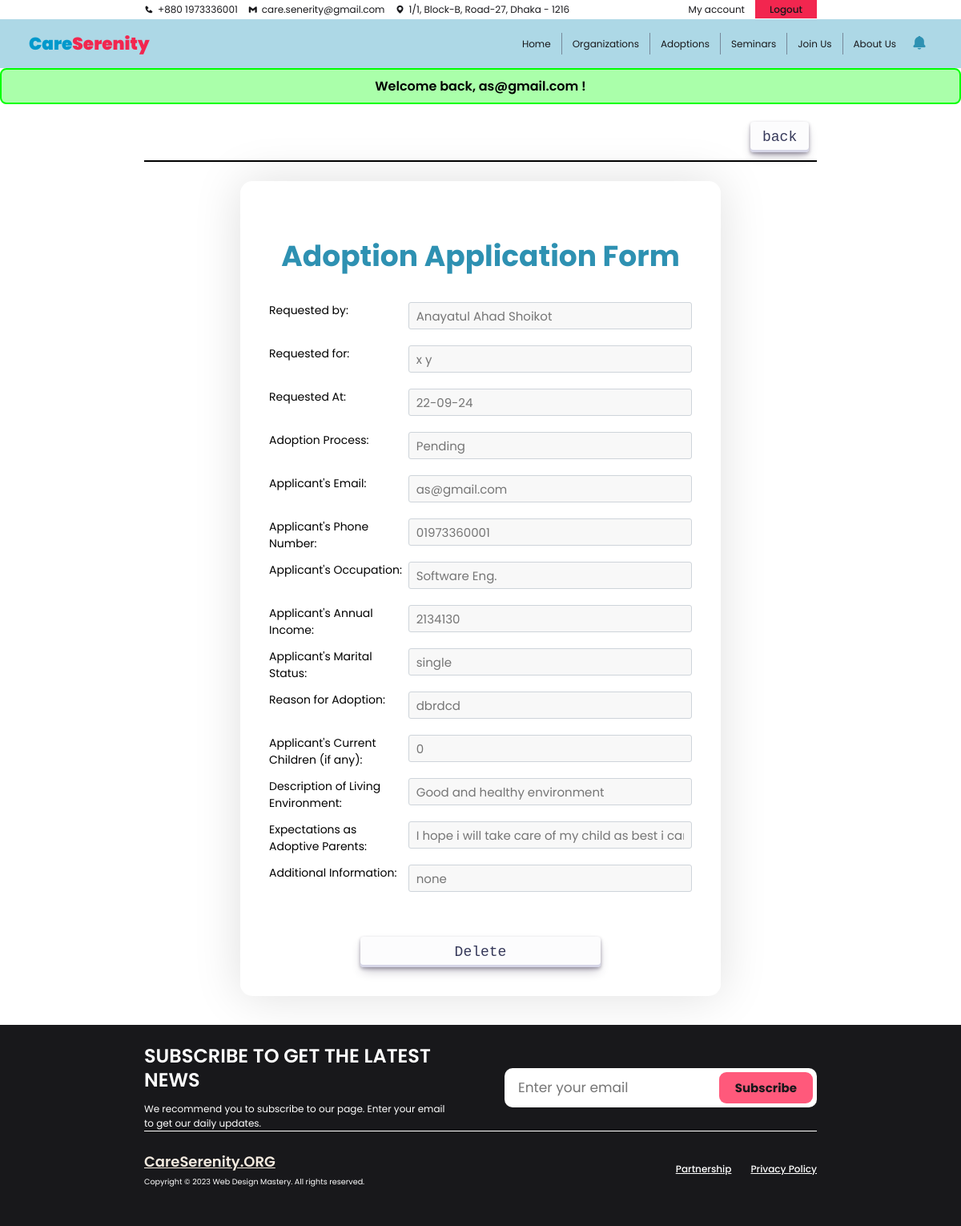
The app's page /U_adoption_request_details.php?adoption_id=7 (signed in) with its own data.
### tables this page shows
CREATE TABLE `user_list` (
  `user_id` int NOT NULL,
  `user_name` varchar(255) DEFAULT NULL,
  `acc_id` int NOT NULL,
  `user_birth` varchar(255) DEFAULT NULL,
  `user_contact` varchar(255) DEFAULT NULL,
  `user_gender` varchar(255) DEFAULT NULL,
  `user_NID` varchar(255) DEFAULT NULL,
  `user_address` varchar(255) DEFAULT NULL,
  `user_website` varchar(255) DEFAULT NULL,
  `user_job` varchar(255) DEFAULT NULL,
  `user_location` varchar(255) DEFAULT NULL,
  `user_image` varchar(255) DEFAULT NULL,
  `child_adopted` int NOT NULL
);

CREATE TABLE `orphan_list` (
  `orphan_id` int NOT NULL,
  `org_id` int DEFAULT NULL,
  `guardian_id` int DEFAULT NULL,
  `first_name` varchar(255) DEFAULT NULL,
  `last_name` varchar(255) DEFAULT NULL,
  `age` int DEFAULT NULL,
  `gender` varchar(255) DEFAULT NULL,
  `religion` varchar(255) DEFAULT NULL,
  `date_of_birth` varchar(255) DEFAULT NULL,
  `since` varchar(255) DEFAULT NULL,
  `family_status` varchar(255) DEFAULT NULL,
  `physical_condition` varchar(255) DEFAULT NULL,
  `education_level` varchar(255) DEFAULT NULL,
  `medical_history` varchar(255) DEFAULT NULL,
  `hobby` varchar(255) DEFAULT NULL,
  `favorite_food` varchar(255) DEFAULT NULL,
  `favorite_game` varchar(255) DEFAULT NULL,
  `skills` text,
  `dreams` text,
  `problems` text,
  `other_comments` text,
  `orphan_image` varchar(255) DEFAULT NULL,
  `adoption_status` int NOT NULL DEFAULT '0' COMMENT '0 = unadopted, 1 = adopted',
  `removed_status` int NOT NULL DEFAULT '0' COMMENT '1 = removed'
);

CREATE TABLE `adoptions` (
  `adoption_id` int NOT NULL,
  `orphan_id` int NOT NULL,
  `acc_id` int NOT NULL,
  `request_date` varchar(50) DEFAULT NULL,
  `status` int DEFAULT '0' COMMENT '0 = pending, 1 = approved, 2 = rejected',
  `issued_date` varchar(50) DEFAULT NULL,
  `email` varchar(255) DEFAULT NULL,
  `phone` varchar(255) DEFAULT NULL,
  `occupation` varchar(255) DEFAULT NULL,
  `income` float DEFAULT NULL,
  `maritalStatus` varchar(255) DEFAULT NULL,
  `reason` varchar(255) DEFAULT NULL,
  `children` int DEFAULT NULL,
  `livingEnvironment` varchar(255) DEFAULT NULL,
  `expectations` varchar(255) DEFAULT NULL,
  `additionalInfo` varchar(255) DEFAULT NULL,
  `user_delete` int NOT NULL DEFAULT '0' COMMENT ' 1 = user delete',
  `org_delete` int NOT NULL DEFAULT '0' COMMENT ' 1 = organization delete'
);

### U_adoption_request_details_BE.php (called while the page is built, shortened)
<?php
include './db_con.php';
$adoption_id = $_GET['adoption_id'];
$acc_id  = $_SESSION['acc_id'];
$query1 = "SELECT * FROM adoptions WHERE adoption_id = $adoption_id";
$result1 = mysqli_query($con, $query1);
if (mysqli_num_rows($result1) == 1) {
    $row1 = mysqli_fetch_assoc($result1);
    $request_date = $row1['request_date'];
    $status = $row1['status'];
    $email = $row1['email'];
    $phone = $row1['phone'];
    $occupation = $row1['occupation'];
    $income = $row1['income'];
    $maritalStatus = $row1['maritalStatus'];
    $reason = $row1['reason'];
    $children = $row1['children'];
    $livingEnvironment = $row1['livingEnvironment'];
    $expectations = $row1['expectations'];
    $additionalInfo = $row1['additionalInfo'];
    $orphan_id = $row1['orphan_id'];
}
$query2 = "SELECT user_name FROM user_list WHERE acc_id = $acc_id";
$result2 = mysqli_query($con, $query2);
$row2 = mysqli_fetch_assoc($result2);
$user_name = $row2['user_name'];
$query3 = "SELECT first_name, last_name, org_id FROM orphan_list WHERE orphan_id = $orphan_id";
$result3 = mysqli_query($con, $query3);
$row3 = mysqli_fetch_assoc($result3);
$first_name = $row3['first_name'];
$last_name = $row3['last_name'];

### U_adoption_request_details.php (the view, shortened to what this page needs)
<?php
include("./U_adoption_request_details_BE.php");
?>
<!DOCTYPE html>
<html lang="en">
<head>
    <link rel="stylesheet" href="https://cdn.jsdelivr.net/npm/remixicon@3.5.0/fonts/remixicon.css" />
    <link rel="stylesheet" href="https://cdn.jsdelivr.net/npm/swiper@10/swiper-bundle.min.css" />
    <link rel='stylesheet' href='https://unpkg.com/boxicons@2.1.4/css/boxicons.min.css'>
    <link rel="stylesheet" href="./css/colors.css">
    <link rel="stylesheet" href="./css/navbar.css">
    <link rel="stylesheet" href="./css/profile_edit.css">
    <link rel="stylesheet" href="./css/footer.css">
    <link rel="stylesheet" href="./css/notification.css">
    <link rel="stylesheet" href="./css/feedback.css">
</head>
<body>
    <?php include "./navbarU.php" ?>
    <div class="feedback">
        <?php
        if (isset($_SESSION['positive'])) {
            echo '<div class="positive">
                        <h5>' . $_SESSION['positive'] . '</h5>
                    </div>';
        }
        ?>
    </div>
    <div class="options">
        <a href="./U_profile.php" id="button-30">back</a>
    </div>
    <div class="container">
        <h2>Adoption Application Form</h2>
        <form>
            <div class="form_row">
                <label>Requested by:</label>
                <input type="text" placeholder="<?php echo $user_name ?>" disabled>
            </div>
            <div class="form_row">
                <label>Requested for:</label>
                <input type="text" placeholder="<?php echo $first_name, ' ', $last_name ?>" disabled>
            </div>
            <div class="form_row">
                <label>Requested At:</label>
                <input type="text" placeholder="<?php echo $request_date ?>" disabled>
            </div>
            <div class="form_row">
                <label>Adoption Process:</label>
                <input type="text" id="adoptionStatus" placeholder="<?php
                    if($status == 1){
                        echo 'Approved';
                    } else {
                        echo 'Pending';
                    }
                ?>" disabled>
            </div>
            <div class="form_row">
                <label>Applicant's Email:</label>
                <input type="text" placeholder="<?php echo $email ?>" disabled>
            </div>
            <div class="form_row">
                <label>Applicant's Phone Number:</label>
                <input type="text" placeholder="<?php echo $phone ?>" disabled>
            </div>
            <div class="form_row">
                <label>Applicant's Occupation:</label>
                <input type="text" placeholder="<?php echo $occupation ?>" disabled>
            </div>
            <div class="form_row">
                <label>Applicant's Annual Income:</label>
                <input type="text" placeholder="<?php echo $income ?>" disabled>
            </div>
            <div class="form_row">
                <label>Applicant's Marital Status:</label>
                <input type="text" placeholder="<?php echo $maritalStatus ?>" disabled>
            </div>
            <div class="form_row">
                <label>Reason for Adoption:</label>
                <input type="text" placeholder="<?php echo $reason ?>" disabled>
            </div>
            <div class="form_row">
                <label>Applicant's Current Children (if any):</label>
                <input type="text" placeholder="<?php echo $children ?>" disabled>
            </div>
            <div class="form_row">
                <label>Description of Living Environment:</label>
                <input type="text" placeholder="<?php echo $livingEnvironment ?>" disabled>
            </div>
            <div class="form_row">
                <label>Expectations as Adoptive Parents:</label>
                <input type="text" placeholder="<?php echo $expectations ?>" disabled>
            </div>
            <div class="form_row">
                <label>Additional Information:</label>
                <input type="text" placeholder="<?php echo $additionalInfo ?>" disabled>
            </div>
            <div class="buttons">
                <a href="./U_delete_adoption_request_BE.php?adoption_id=<?php echo $_GET['adoption_id'] ?>" id="button-30">Delete</a>
            </div>
        </form>
    </div>
    <?php include "./footer.php" ?>
</body>
</html>

### css/colors.css (style rules this page uses)
:root { --primary-color-dark: #f2264f; --primary-color-light: #FF597B; --secondary-color-dark: #0099cc; --secondary-color-light: #62CDFF; --primary-font: 'Poppins'; --secondary-font: 'Ubuntu'; --text-color: #545454; --text-color-dark: #18181b; --text-color-medium: #1e1e1e; --text-color-light: #2f2f2f; --text-color-lighter: #71717a; --background-color: #ffffff; --primary-title-color: #2e91b2; --secondary-title-color: #f3254e; --primary-text-color: #71717a; --button-color: #ff597b; }
* { margin: 0; padding: 0; box-sizing: border-box; font-family: 'Poppins'; font-size: 12px; }
body { scroll-behavior: smooth; background-color: #fff; }
#button-30 { align-items: center; appearance: none; background-color: #FCFCFD; border-radius: 4px; border-width: 0; box-shadow: rgba(45, 35, 66, 0.4) 0 2px 4px, rgba(45, 35, 66, 0.3) 0 7px 13px -3px, #D6D6E7 0 -3px 0 inset; box-sizing: border-box; color: #36395A; cursor: pointer; display: inline-flex; font-family: "JetBrains Mono", monospace; justify-content: center; line-height: 1; list-style: none; overflow: hidden; padding: 10px 15px; position: relative; text-align: left; text-decoration: none; transition: box-shadow .15s, transform .15s; user-select: none; -webkit-user-select: none; touch-action: manipulation; white-space: nowrap; will-change: box-shadow, transform; font-size: 18px; }

### css/profile_edit.css (style rules this page uses)
.options { border-bottom: 2px solid black; margin: 1rem 15%; padding: 10px; text-align: right; }
.container { margin: 2% 25%; padding: 3rem; background-color: #fff; border-radius: 15px; box-shadow: 0 0 60px rgba(0, 0, 0, 0.13); }
.container h2 { text-align: center; font-size: 3rem; color: var(--primary-title-color); padding: 0; margin: 30px 0px; text-shadow: 2px 5px 30px hsl(0, 0%, 100%); }
.container form { display: flex; flex-direction: column; }
form .form_row { width: 100%; display: flex; }
.form_row label { width: 50%; font-size: 14px; }
.form_row input , select { background-color: #f8f8f8; margin-bottom: 20px; width: -webkit-fill-available; padding: .375rem .75rem; font-size: 15px; color: #212529; border: 1px solid #ced4da; -moz-appearance: none; appearance: none; border-radius: .25rem; transition: border-color .15s ease-in-out, box-shadow .15s ease-in-out; }
.buttons { width: 100%; display: flex; align-items: center; justify-content: center; padding-top: 3rem; gap: 20px; }
.buttons a { width: 300px !important; }

### css/feedback.css (style rules this page uses)
.feedback { width: 100%; text-align: center; }
.positive h5 { padding: 8px; text-align: center; border-radius: 8px; color: rgb(0, 0, 0); font-weight: 600; font-size: medium; background-color: rgb(170, 255, 170); border: 2px solid rgb(0, 255, 0); }

### records on screen
user_list: user_name "Anayatul Ahad Shoikot"
orphan_list: first_name+last_name "x y"
adoptions: request_date "22-09-24", email "as@gmail.com", phone "01973360001", occupation "Software Eng.", income "2134130", maritalStatus "single", reason "dbrdcd", children "0", livingEnvironment "Good and healthy environment", expectations "I hope i will take care of my child as best i can.", additionalInfo "none"

### other values on screen
$_SESSION['positive'] "Welcome back, as@gmail.com !"
